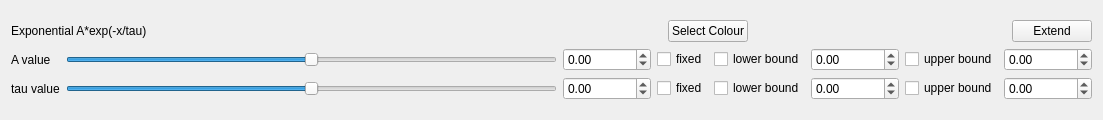
<?xml version="1.0" encoding="UTF-8"?>
<ui version="4.0">
 <class>Form</class>
 <widget class="QWidget" name="Form">
  <property name="geometry">
   <rect>
    <x>0</x>
    <y>0</y>
    <width>1103</width>
    <height>120</height>
   </rect>
  </property>
  <property name="windowTitle">
   <string>ExponentialModelParameters</string>
  </property>
  <layout class="QGridLayout" name="gridLayout">
   <item row="1" column="0">
    <layout class="QVBoxLayout" name="verticalLayout">
     <item>
      <layout class="QHBoxLayout" name="horizontalLayout">
       <item>
        <widget class="QLabel" name="label_4">
         <property name="text">
          <string>Exponential A*exp(-x/tau)</string>
         </property>
        </widget>
       </item>
       <item>
        <spacer name="horizontalSpacer_3">
         <property name="orientation">
          <enum>Qt::Horizontal</enum>
         </property>
         <property name="sizeHint" stdset="0">
          <size>
           <width>40</width>
           <height>20</height>
          </size>
         </property>
        </spacer>
       </item>
       <item>
        <spacer name="horizontalSpacer_2">
         <property name="orientation">
          <enum>Qt::Horizontal</enum>
         </property>
         <property name="sizeHint" stdset="0">
          <size>
           <width>40</width>
           <height>20</height>
          </size>
         </property>
        </spacer>
       </item>
       <item>
        <widget class="QPushButton" name="chooseColourButton">
         <property name="text">
          <string>Select Colour</string>
         </property>
        </widget>
       </item>
       <item>
        <spacer name="horizontalSpacer">
         <property name="orientation">
          <enum>Qt::Horizontal</enum>
         </property>
         <property name="sizeHint" stdset="0">
          <size>
           <width>40</width>
           <height>20</height>
          </size>
         </property>
        </spacer>
       </item>
       <item>
        <widget class="QPushButton" name="extendButton">
         <property name="text">
          <string>Extend</string>
         </property>
        </widget>
       </item>
      </layout>
     </item>
     <item>
      <layout class="QGridLayout" name="gridLayout_3">
       <item row="2" column="5">
        <widget class="QDoubleSpinBox" name="tauLBValue">
         <property name="decimals">
          <number>2</number>
         </property>
         <property name="minimum">
          <double>-1000000000.000000000000000</double>
         </property>
         <property name="maximum">
          <double>1000000000.000000000000000</double>
         </property>
        </widget>
       </item>
       <item row="2" column="6">
        <widget class="QCheckBox" name="useUBTau">
         <property name="text">
          <string>upper bound</string>
         </property>
        </widget>
       </item>
       <item row="2" column="7">
        <widget class="QDoubleSpinBox" name="tauUBValue">
         <property name="decimals">
          <number>2</number>
         </property>
         <property name="minimum">
          <double>-1000000000.000000000000000</double>
         </property>
         <property name="maximum">
          <double>1000000000.000000000000000</double>
         </property>
         <property name="value">
          <double>0.000000000000000</double>
         </property>
        </widget>
       </item>
       <item row="2" column="1">
        <widget class="QSlider" name="tauSlider">
         <property name="maximum">
          <number>100</number>
         </property>
         <property name="pageStep">
          <number>5</number>
         </property>
         <property name="value">
          <number>50</number>
         </property>
         <property name="orientation">
          <enum>Qt::Horizontal</enum>
         </property>
        </widget>
       </item>
       <item row="2" column="2">
        <widget class="QDoubleSpinBox" name="tauValue">
         <property name="decimals">
          <number>2</number>
         </property>
         <property name="minimum">
          <double>-1000000000.000000000000000</double>
         </property>
         <property name="maximum">
          <double>1000000000.000000000000000</double>
         </property>
        </widget>
       </item>
       <item row="2" column="3">
        <widget class="QCheckBox" name="tauFixedCB">
         <property name="text">
          <string>fixed</string>
         </property>
        </widget>
       </item>
       <item row="2" column="4">
        <widget class="QCheckBox" name="useLBTau">
         <property name="text">
          <string>lower bound</string>
         </property>
        </widget>
       </item>
       <item row="2" column="0">
        <widget class="QLabel" name="label_2">
         <property name="text">
          <string>tau value</string>
         </property>
        </widget>
       </item>
       <item row="1" column="0">
        <widget class="QLabel" name="label_3">
         <property name="text">
          <string>A value</string>
         </property>
        </widget>
       </item>
       <item row="1" column="7">
        <widget class="QDoubleSpinBox" name="aUBValue">
         <property name="decimals">
          <number>2</number>
         </property>
         <property name="minimum">
          <double>-1000000000.000000000000000</double>
         </property>
         <property name="maximum">
          <double>1000000000.000000000000000</double>
         </property>
         <property name="value">
          <double>0.000000000000000</double>
         </property>
        </widget>
       </item>
       <item row="1" column="6">
        <widget class="QCheckBox" name="useUBA">
         <property name="text">
          <string>upper bound</string>
         </property>
        </widget>
       </item>
       <item row="1" column="5">
        <widget class="QDoubleSpinBox" name="aLBValue">
         <property name="decimals">
          <number>2</number>
         </property>
         <property name="minimum">
          <double>-1000000000.000000000000000</double>
         </property>
         <property name="maximum">
          <double>1000000000.000000000000000</double>
         </property>
        </widget>
       </item>
       <item row="1" column="4">
        <widget class="QCheckBox" name="useLBA">
         <property name="text">
          <string>lower bound</string>
         </property>
        </widget>
       </item>
       <item row="1" column="3">
        <widget class="QCheckBox" name="aFixedCB">
         <property name="text">
          <string>fixed</string>
         </property>
        </widget>
       </item>
       <item row="1" column="2">
        <widget class="QDoubleSpinBox" name="aValue">
         <property name="decimals">
          <number>2</number>
         </property>
         <property name="minimum">
          <double>-1000000000.000000000000000</double>
         </property>
         <property name="maximum">
          <double>1000000000.000000000000000</double>
         </property>
        </widget>
       </item>
       <item row="1" column="1">
        <widget class="QSlider" name="aSlider">
         <property name="maximum">
          <number>100</number>
         </property>
         <property name="pageStep">
          <number>5</number>
         </property>
         <property name="value">
          <number>50</number>
         </property>
         <property name="orientation">
          <enum>Qt::Horizontal</enum>
         </property>
        </widget>
       </item>
      </layout>
     </item>
    </layout>
   </item>
  </layout>
 </widget>
 <resources/>
 <connections/>
</ui>
